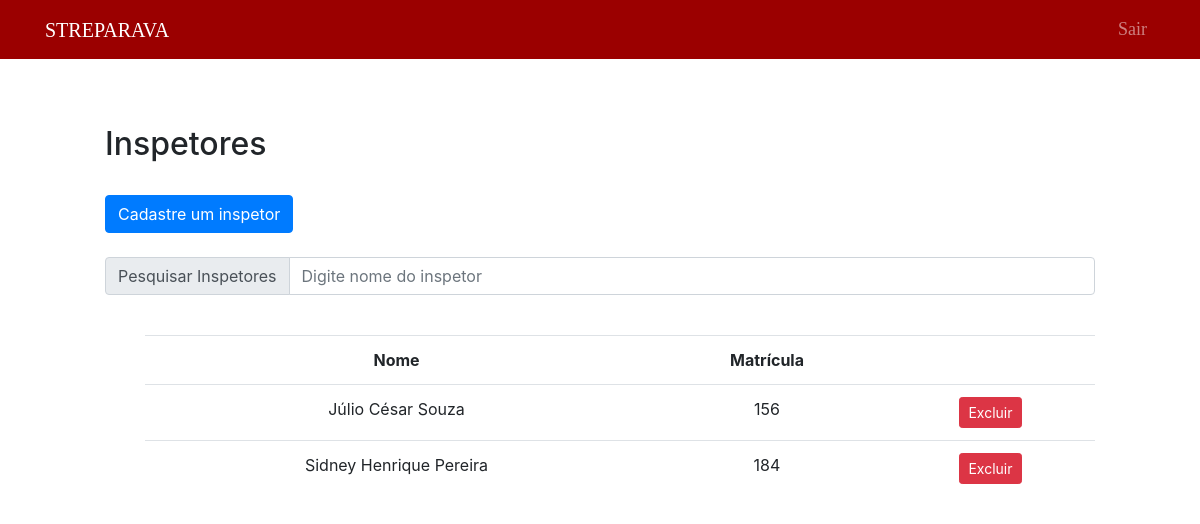
Page /public/qualidade/listInspetor.php (signed in) on the earlier database version.
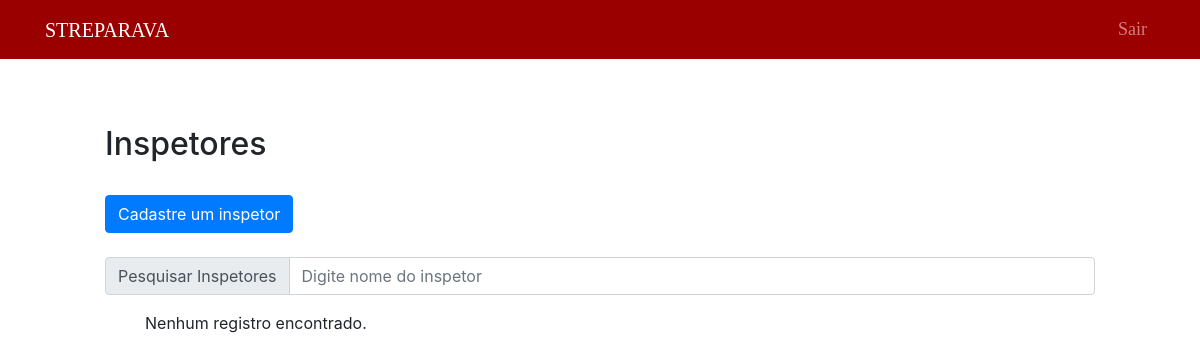
Same page on the later database version.
### tables this page shows
CREATE TABLE `inspetor` (
  `matricula` int(11) NOT NULL,
  `nome` varchar(100) NOT NULL
);

### public/qualidade/listInspetorNoSearch.php (the view, shortened to what this page needs)
<?php
    include("../../data/connection.php");
    $sql = "SELECT * FROM inspetor";
    $dadosInspetor = $connection -> query($sql);
    if($dadosInspetor -> num_rows > 0)
    {
    ?>
    <div style="margin-left: 100px; margin-right: 100px;">
        <br>
        <table class="table" style="text-align: center;">
            <tr>
                <th>Nome</th>
                <th>Matrícula</th>
                <th></th>
            </tr>
            <?php
                while($exibir = $dadosInspetor -> fetch_assoc())
                {
                ?>
                    <tr>
                        <td><?php echo $exibir["nome"] ?></td>
                        <td><?php echo $exibir["matricula"] ?></td>
                        <td>
                            <button type="submit" class="btn btn-danger btn-sm" formmethod="post">
                                 <a href="deleteInspetor.php?matricula=<?php echo $exibir ["matricula"] ?>" style="text-decoration: none; color: white"> Excluir </a>
                            </button>
                        </td>
                    </tr>
                <?php
                    }
                ?>
        </table>
    </div>
<?php
    }
    else
    {
        ?>
        <div style="margin-left: 100px; margin-right: 100px;">
        <?php
        echo "Nenhum registro encontrado.";
    }
?>
    </div>

Differences in the rows shown:
removed inspetor: nome "Júlio César Souza", matricula "156"
removed inspetor: nome "Sidney Henrique Pereira", matricula "184"
Other differences:
text no longer shown: "Nome Matrícula"
text now shown: "Nenhum registro encontrado."
